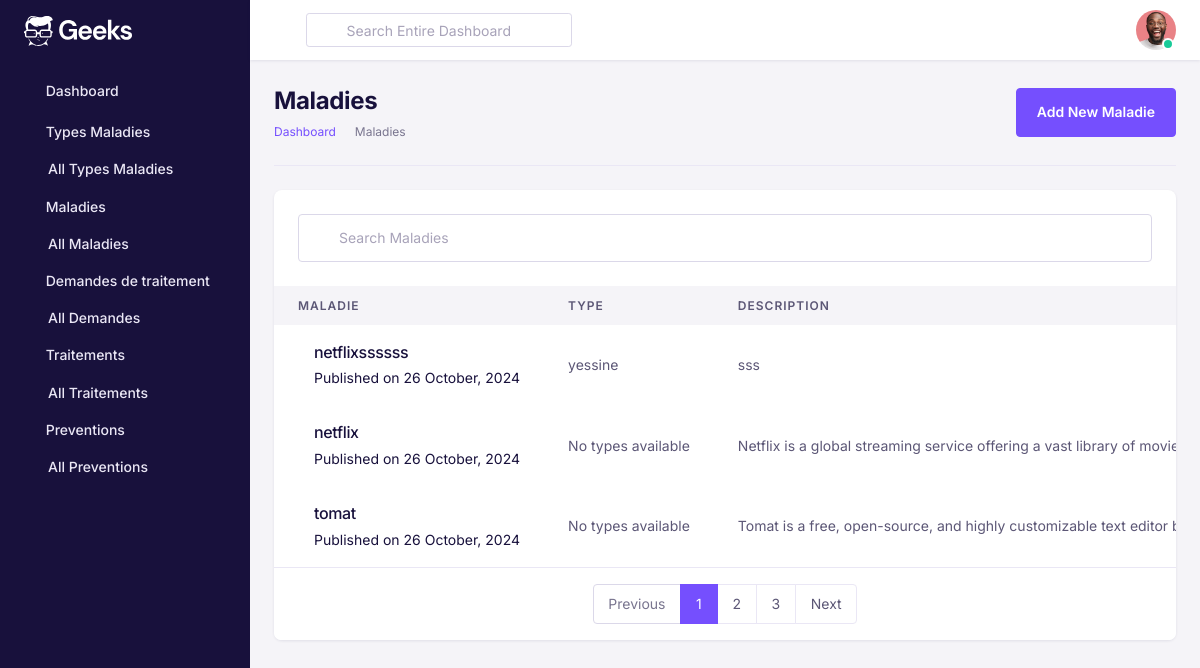
Page /maladies/ (signed in) on the earlier database version.
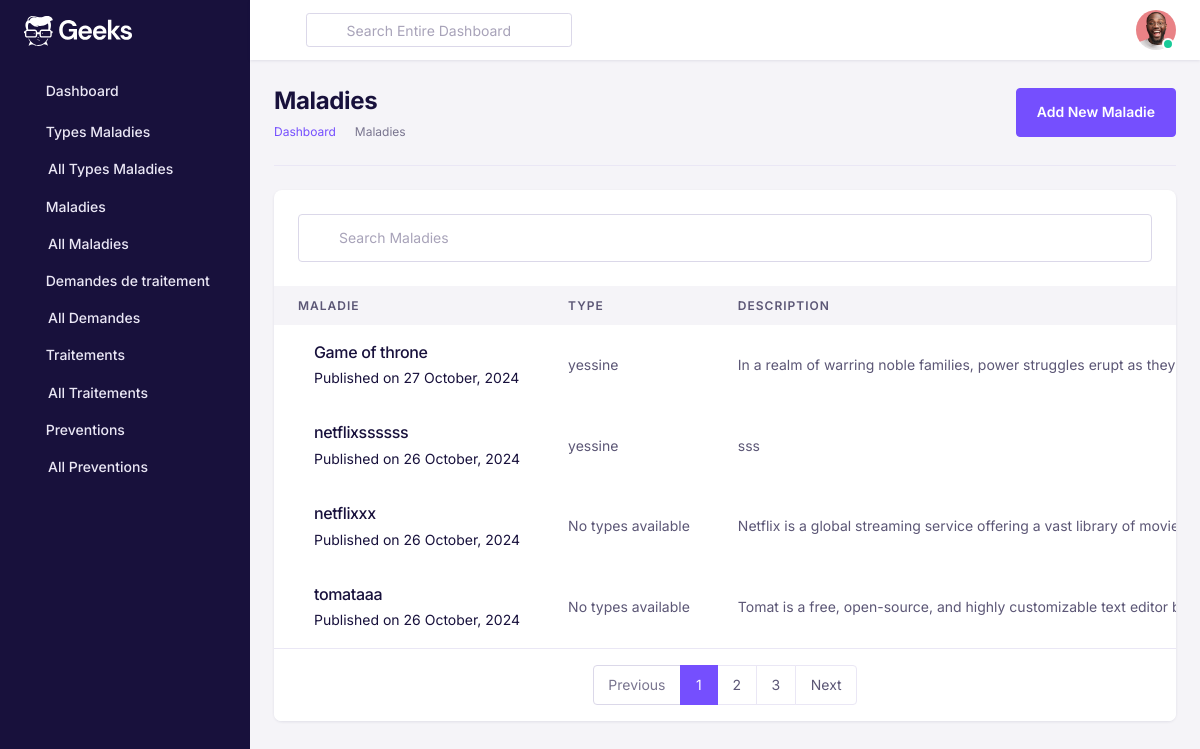
Same page on the later database version.
### Maladie/models.py (models this page shows, shortened)
class Maladie(models.Model):
    nom = models.CharField(max_length=200, unique=True, verbose_name="Nom de la maladie")
    description = models.TextField(verbose_name="Description de la maladie")
    image = models.ImageField(upload_to='maladies/', verbose_name="Image de la maladie", null=True, blank=True)
    causes = models.TextField(verbose_name="Causes de la maladie", blank=True)
    symptomes = models.TextField(verbose_name="Symptomes observables", blank=True)
    date_publication = models.DateTimeField(auto_now_add=True, verbose_name="Date de publication")
    owner = models.ForeignKey(settings.AUTH_USER_MODEL, on_delete=models.CASCADE, related_name='maladies', null=True)
    types = models.ManyToManyField(TypeMaladie, related_name='maladies', verbose_name="Types de maladies")
    traitements = models.ManyToManyField(Treatment, related_name="maladies", verbose_name="Traitements")
    class Meta:
        verbose_name = "Maladie"
        verbose_name_plural = "Maladies"
        ordering = ['-date_publication']

### TypeMaladie/models.py (models this page shows, shortened)
class TypeMaladie(models.Model):
    nom = models.CharField(max_length=200, unique=True, verbose_name="Nom de la type de maladie")
    description = models.TextField(verbose_name="Description de la type de maladie")
    image = models.ImageField(upload_to='typemaladies/', verbose_name="Image de la type de maladie", null=True, blank=True)
    is_contagious = models.BooleanField(default=True)
    date_publication = models.DateTimeField(auto_now_add=True, verbose_name="Date de publication")
    owner = models.ForeignKey(settings.AUTH_USER_MODEL, on_delete=models.CASCADE, related_name='typemaladies', null=True)
    class Meta:
        verbose_name = "TypeMaladie"
        verbose_name_plural = "TypeMaladie"
        ordering = ['-date_publication']

### UserApp/decorators.py (the view)
        def _wrapped_view(request, *args, **kwargs):
            if request.user.is_authenticated and request.user.role == role:
                return view_func(request, *args, **kwargs)
            else:
                raise PermissionDenied

### Maladie/views.py (called while the page is built)
@login_required
@role_required("ADMIN")
def maladie_list(request):
    maladies = Maladie.objects.all()
    return render(request, 'maladie_list.html', {'maladies': maladies})

### Maladie/templates/maladie_list.html (shortened to what the changed rows need)
<!DOCTYPE html>
<html lang="en">
{% load static %}
<head>
    <link href="{% static 'assets/fonts/feather/feather.css' %}" rel="stylesheet" />
    <link href="{% static 'assets/libs/dragula/dist/dragula.min.css' %}" rel="stylesheet" />
    <link href="{% static 'assets/libs/@mdi/font/css/materialdesignicons.min.css' %}" rel="stylesheet" />
    <link href="{% static 'assets/libs/prismjs/themes/prism.css' %}" rel="stylesheet" />
    <link href="{% static 'assets/libs/dropzone/dist/dropzone.css' %}" rel="stylesheet" />
    <link href="{% static 'assets/libs/magnific-popup/dist/magnific-popup.css' %}" rel="stylesheet" />
    <link href="{% static 'assets/libs/bootstrap-select/dist/css/bootstrap-select.min.css' %}" rel="stylesheet">
    <link href="{% static 'assets/libs/@yaireo/tagify/dist/tagify.css' %}" rel="stylesheet">
    <link href="{% static 'assets/libs/tiny-slider/dist/tiny-slider.css' %}" rel="stylesheet">
    <link href="{% static 'assets/libs/tippy.js/dist/tippy.css' %}" rel="stylesheet">
    <link rel="stylesheet" href="{% static 'assets/css/theme.min.css' %}">
</head>
<body>
    <div id="db-wrapper">
        {% include 'sidebar.html' %}
        <div id="page-content">
            <div class="container-fluid p-4">
                <div class="row">
                    <div class="col-lg-12 col-md-12 col-12">
                        <div class="border-bottom pb-4 mb-4 d-lg-flex align-items-center justify-content-between">
                            <div class="mb-2 mb-lg-0">
                                <h1 class="mb-1 h2 font-weight-bold">Maladies</h1>
                            </div>
                        </div>
                    </div>
                </div>
                <div class="row">
                    <div class="col-lg-12 col-md-12 col-12">
                        <div class="card rounded-lg">
                            <div>
                                <div class="tab-content" id="tabContent">
                                    <div class="tab-pane fade show active" id="maladies" role="tabpanel"
                                        aria-labelledby="maladies-tab">
                                        <div class="table-responsive border-0 overflow-y-hidden">
                                            <table class="table mb-0 text-nowrap">
                                                <thead>
                                                    <tr>
                                                        <th scope="col" class="border-0 text-uppercase">Maladie</th>
                                                        <th scope="col" class="border-0 text-uppercase">Type</th>
                                                        <th scope="col" class="border-0 text-uppercase">Description</th>
                                                    </tr>
                                                </thead>
                                                <tbody>
                                                    {% for maladie in maladies %}
                                                    <tr>
                                                        <td class="border-top-0">
                                                            <div class="d-lg-flex align-items-center">
                                                                <div class="ml-lg-3 mt-2 mt-lg-0">
                                                                    <h4 class="mb-1 text-primary-hover">{{ maladie.nom }}</h4>
                                                                    <span class="text-inherit">Published on {{ maladie.date_publication|date:"d F, Y" }}</span>
                                                                </div>
                                                            </div>
                                                        </td>
                                                        <td class="align-middle border-top-0">
                                                            {% if maladie.types.all %}
                                                                {% for type in maladie.types.all %}
                                                                    {{ type.nom }}{% if not forloop.last %}, {% endif %}
                                                                {% endfor %}
                                                            {% else %}
                                                                No types available
                                                            {% endif %}
                                                        </td>
                                                        <td class="align-middle border-top-0">{{ maladie.description }}
                                                        </td>
                                                    </tr>
                                                    {% empty %}
                                                    <tr>
                                                        <td colspan="5">No maladies available.</td>
                                                    </tr>
                                                    {% endfor %}
                                                </tbody>
                                            </table>
                                        </div>
                                    </div>
                                </div>
                            </div>
                        </div>
                    </div>
                </div>
            </div>
        </div>
    </div>
</body>
</html>

Differences in the rows shown:
added Maladie: nom "Game of throne", date_publication "27 October, 2024", description "In a realm of warring noble families, power struggles erupt as they…", TypeMaladie (nom "yessine")
changed Maladie "Netflix is a global streaming service offering a vast library of…": nom "netflix" → "netflixxx"
changed Maladie "Tomat is a free, open-source, and highly customizable text editor…": nom "tomat" → "tomataaa"
